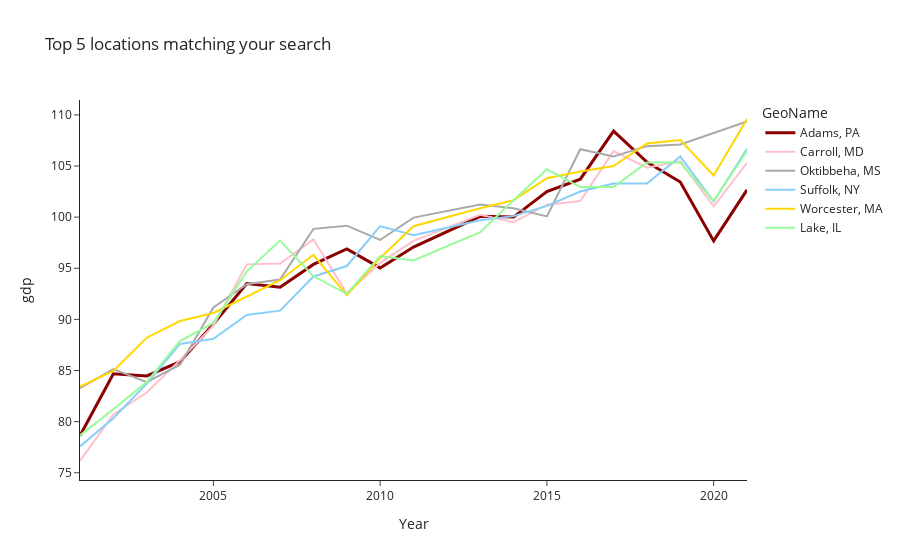

Here is the notebook cell this chart was saved with:
### Code cell
# you can plot the few most similar cities:
fig = f.show_kins_plot()

### Figure 1 — Plotly figure (JSON) as saved in the notebook; plotly's stock layout.template omitted (floating-point values rounded to 4 significant figures)
{"data": [{"line": {"color": "darkred", "width": 3}, "mode": "lines", "name": "Adams, PA", "text": "Adams, PA", "textposition": "top right", "type": "scatter", "x": [2001, 2002, 2003, 2004, 2005, 2006, 2007, 2008, 2009, 2010, 2011, 2013, 2014, 2015, 2016, 2017, 2018, 2019, 2020, 2021], "y": [78.62, 84.69, 84.47, 85.86, 89.56, 93.51, 93.15, 95.38, 96.89, 95.04, 97.07, 100.1, 100.0, 102.5, 103.7, 108.4, 105.4, 103.4, 97.68, 102.7]}, {"line": {"color": "#FFC0CB"}, "mode": "lines", "name": "Carroll, MD", "text": "Carroll, MD", "textposition": "top right", "type": "scatter", "x": [2001, 2002, 2003, 2004, 2005, 2006, 2007, 2008, 2009, 2010, 2011, 2013, 2014, 2015, 2016, 2017, 2018, 2019, 2020, 2021], "y": [76.15, 80.7, 82.85, 86.01, 89.4, 95.38, 95.46, 97.82, 92.55, 95.52, 97.68, 100.2, 99.51, 101.2, 101.6, 106.5, 104.8, 105.5, 101.0, 105.3]}, {"line": {"color": "#A9A9A9"}, "mode": "lines", "name": "Oktibbeha, MS", "text": "Oktibbeha, MS", "textposition": "top right", "type": "scatter", "x": [2001, 2002, 2003, 2004, 2005, 2006, 2007, 2008, 2009, 2010, 2011, 2013, 2014, 2015, 2016, 2017, 2018, 2019, 2020, 2021], "y": [83.28, 85.14, 83.86, 85.56, 91.16, 93.43, 93.9, 98.86, 99.16, 97.77, 99.95, 101.2, 100.9, 100.1, 106.6, 105.9, 106.9, 107.1, 108.2, 109.4]}, {"line": {"color": "#87CEFA"}, "mode": "lines", "name": "Suffolk, NY", "text": "Suffolk, NY", "textposition": "top right", "type": "scatter", "x": [2001, 2002, 2003, 2004, 2005, 2006, 2007, 2008, 2009, 2010, 2011, 2013, 2014, 2015, 2016, 2017, 2018, 2019, 2020, 2021], "y": [77.58, 80.34, 83.71, 87.6, 88.11, 90.44, 90.86, 94.2, 95.22, 99.13, 98.24, 99.7, 100.1, 101.1, 102.5, 103.3, 103.3, 105.9, 101.5, 106.7]}, {"line": {"color": "#FFD700"}, "mode": "lines", "name": "Worcester, MA", "text": "Worcester, MA", "textposition": "top right", "type": "scatter", "x": [2001, 2002, 2003, 2004, 2005, 2006, 2007, 2008, 2009, 2010, 2011, 2013, 2014, 2015, 2016, 2017, 2018, 2019, 2020, 2021], "y": [83.43, 84.95, 88.21, 89.84, 90.62, 92.23, 93.83, 96.32, 92.37, 96.01, 99.12, 100.9, 101.7, 103.8, 104.5, 105.0, 107.2, 107.5, 104.1, 109.6]}, {"line": {"color": "#98FB98"}, "mode": "lines", "name": "Lake, IL", "text": "Lake, IL", "textposition": "top right", "type": "scatter", "x": [2001, 2002, 2003, 2004, 2005, 2006, 2007, 2008, 2009, 2010, 2011, 2013, 2014, 2015, 2016, 2017, 2018, 2019, 2020, 2021], "y": [78.66, 81.22, 83.88, 87.88, 89.66, 94.69, 97.71, 94.21, 92.5, 96.2, 95.77, 98.52, 101.7, 104.7, 102.9, 103.0, 105.3, 105.3, 101.6, 106.5]}], "layout": {"legend": {"title": {"text": "GeoName"}}, "title": {"text": "Top 5 locations matching your search"}, "xaxis": {"title": {"text": "Year"}}, "yaxis": {"title": {"text": "gdp"}}}}
